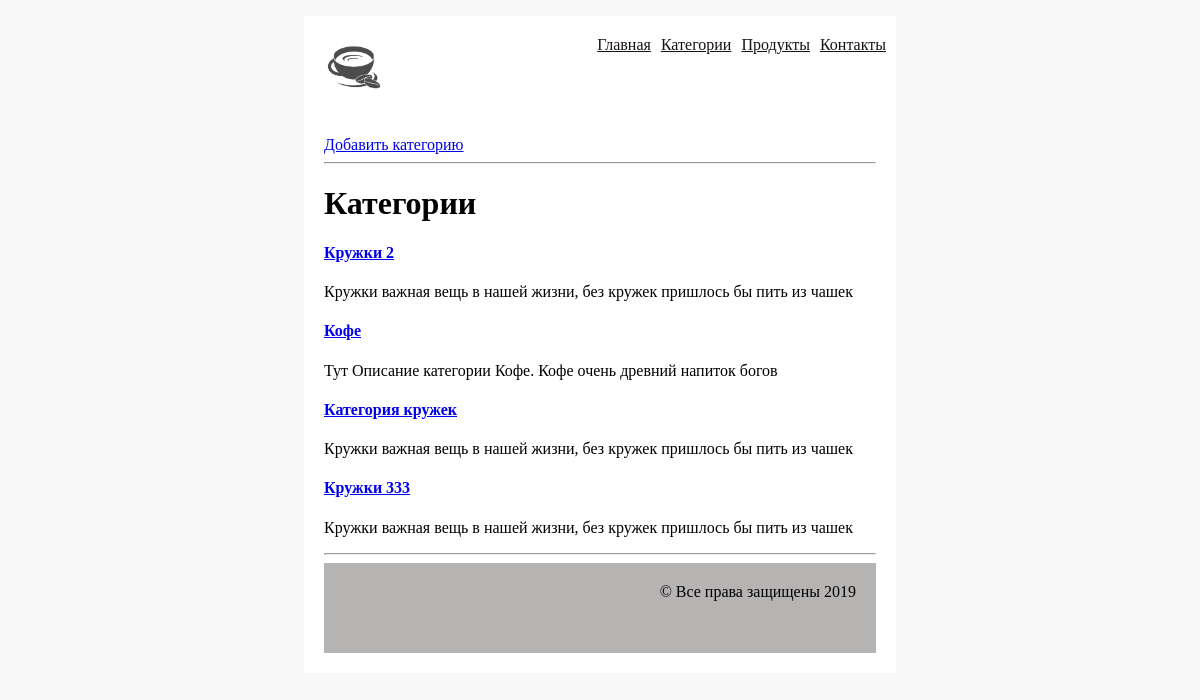
The page /category/ on the database its author committed.
### products/models/ProductCategory.py (models this page shows, shortened)
class ProductCategory(models.Model):
    name = models.CharField(verbose_name='имя продукта', max_length=128, unique=True)
    description = models.TextField(verbose_name='описание продукта', blank=True)

### products/views/category.py (the view)
class CategoryList (ListView):
    model = ProductCategory
    template_name = 'category/list.html'

### products/templates/category/list.html
{% extends "mainapp/base.html" %}
{% load staticfiles %}
{% block content %}
<div class="content">
    <a href="{% url 'category:add' %}">Добавить категорию</a>
    <hr>
    <h1>Категории</h1>
    {% for category in object_list %}
    <div class="block">
        <div class="text">
            <a href="{% url 'category:detail' pk=category.id %}">
                <h4>{{ category.name }}</h4>
            </a>
            <p>{{ category.description }}</p>
        </div>
    </div>
    {% endfor %}
    <hr>
    {% endblock content %}

### mainapp/static/css/style.css (style rules this page uses)
body { background-color: #f8f8f8; }
.content { background-color: #fff; padding: 20px; }
.heading, hr { clear: both; }

### rows shown on the page
ProductCategory: name "Кружки 2", description "Кружки важная вещь в нашей жизни, без кружек пришлось бы пить из чашек"
ProductCategory: name "Кофе", description "Тут Описание категории Кофе. Кофе очень древний напиток богов"
ProductCategory: name "Категория кружек", description "Кружки важная вещь в нашей жизни, без кружек пришлось бы пить из чашек"
ProductCategory: name "Кружки 333", description "Кружки важная вещь в нашей жизни, без кружек пришлось бы пить из чашек"
